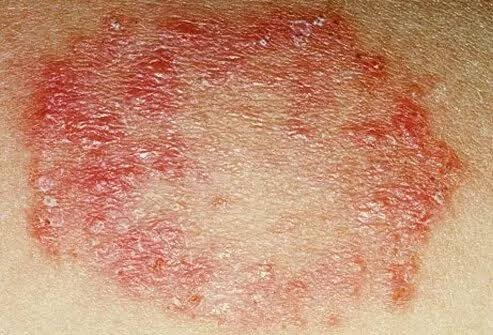
#> input picture backend/uploads/11/144e839b543644e087425cde17fff25d.jpg, 493 x 335 px
$ python check_photo.py uploads/11/144e839b543644e087425cde17fff25d.jpg
#> lines starting #> are read from the running program, lines starting #| are printed output that depends on the picture
### backend/image_quality.py
"""Photo checks for the screening upload: is it a real image, is it sharp, is it
well lit, is it big enough? Also re-saves the photo as a clean JPEG, which removes
hidden metadata such as the GPS location a phone writes into a picture.

Needs: Pillow, numpy.

The thresholds are starting values. Skin photos are smooth, so tune them with a few
of your own sharp and blurry phone photos:  python check_photo.py photo.jpg
"""
import hashlib
import io
import os
from dataclasses import dataclass

import numpy as np
from PIL import Image, ImageOps, UnidentifiedImageError

Image.MAX_IMAGE_PIXELS = 40_000_000          # refuse "decompression bomb" images

MAX_BYTES = 8 * 1024 * 1024                  # 8 MB upload limit
MIN_SIDE = 300                               # pixels, shorter side
MAX_SIDE = 2048                              # stored photos are shrunk to this
ALLOWED_FORMATS = {"JPEG", "PNG", "WEBP"}

BLUR_MIN = float(os.environ.get("BLUR_MIN", "30"))       # sharpness below this = blurry
DARK_MAX = float(os.environ.get("DARK_MAX", "45"))       # average brightness (0-255) below = too dark
BRIGHT_MIN = float(os.environ.get("BRIGHT_MIN", "225"))  # above = too bright


class BadImage(ValueError):
    """The upload is not a usable image."""


@dataclass
class Quality:
    ok: bool
    issue: str | None       # blurry | too_dark | too_bright | too_small | None
    score: float            # sharpness (variance of the Laplacian)
    brightness: float       # 0-255
    width: int
    height: int


def load(data: bytes) -> Image.Image:
    """Open the bytes as an image, or raise BadImage. The file type is decided by
    Pillow from the content, never from the file name or the Content-Type header."""
    if not data:
        raise BadImage("No photo received.")
    if len(data) > MAX_BYTES:
        raise BadImage("Photo is too large (maximum 8 MB).")
    try:
        probe = Image.open(io.BytesIO(data))
#> probe is the input picture: PIL image 493x335 RGB; mean R, G, B 197.1, 142.9, 114.4
        if probe.format not in ALLOWED_FORMATS:
            raise BadImage("Please use a JPEG, PNG or WebP photo.")
        probe.verify()                                   # detects truncated/corrupt files
        img = Image.open(io.BytesIO(data))               # verify() invalidates the first handle
        img = ImageOps.exif_transpose(img)               # respect phone rotation
        img.load()
        return img.convert("RGB")
    except BadImage:
        raise
    except (UnidentifiedImageError, Image.DecompressionBombError, OSError, SyntaxError, ValueError):
        raise BadImage("That file is not a valid photo.")


def analyze(img: Image.Image) -> Quality:
    w, h = img.size
#> w = 493; h = 335
    gray_img = img.convert("L")
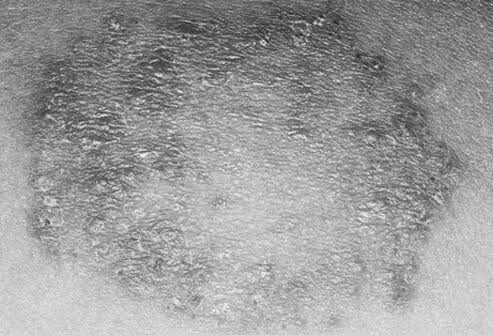
#> gray_img: PIL image 493x335 L; min 28, max 244, mean 155.9
    gray_img.thumbnail((800, 800), Image.LANCZOS)        # same scale for every phone
    g = np.asarray(gray_img, dtype=np.float64)

    brightness = float(g.mean())
#> brightness = 155.9
    if g.shape[0] < 3 or g.shape[1] < 3:
        score = 0.0
    else:
        lap = (-4.0 * g[1:-1, 1:-1] + g[:-2, 1:-1] + g[2:, 1:-1] + g[1:-1, :-2] + g[1:-1, 2:])
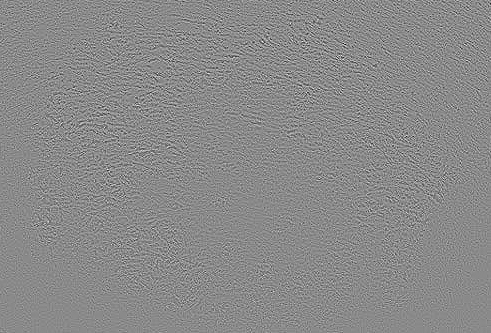
#> lap: shape (333, 491) float64; min -337, max 285, mean 0; drawn with min black and max white
        score = float(lap.var())
#> score = 2507.4

    issue = None
    if min(w, h) < MIN_SIDE:
        issue = "too_small"
    elif brightness < DARK_MAX:
        issue = "too_dark"
    elif brightness > BRIGHT_MIN:
        issue = "too_bright"
    elif score < BLUR_MIN:
        issue = "blurry"
    return Quality(ok=issue is None, issue=issue, score=score, brightness=brightness, width=w, height=h)


# [8 lines left out: function to_clean_jpeg, not called in this run]

### backend/check_photo.py
"""Print the quality numbers of a photo, to tune the thresholds in image_quality.py.

    python check_photo.py my_sharp_photo.jpg my_blurry_photo.jpg
"""
import sys

import image_quality as iq


def main() -> None:
    if len(sys.argv) < 2:
        sys.exit("Usage: python check_photo.py photo1.jpg [photo2.jpg ...]")
    print(f"limits: sharpness >= {iq.BLUR_MIN}, brightness {iq.DARK_MAX}-{iq.BRIGHT_MIN}, shorter side >= {iq.MIN_SIDE}px\n")
    for path in sys.argv[1:]:
        with open(path, "rb") as f:
            try:
                q = iq.analyze(iq.load(f.read()))
            except iq.BadImage as e:
                print(f"{path}: {e}")
                continue
        verdict = "OK" if q.ok else f"POOR ({q.issue})"
#> verdict = 'OK'
        print(f"{path}: {verdict}  sharpness={q.score:.1f}  brightness={q.brightness:.0f}  size={q.width}x{q.height}")
#| uploads/11/144e839b543644e087425cde17fff25d.jpg: OK  sharpness=2507.4  brightness=156  size=493x335


if __name__ == "__main__":
    main()

$ run again, on backend/uploads/11/e8f3e0c665c4407f84419f3c80918c3d.jpg
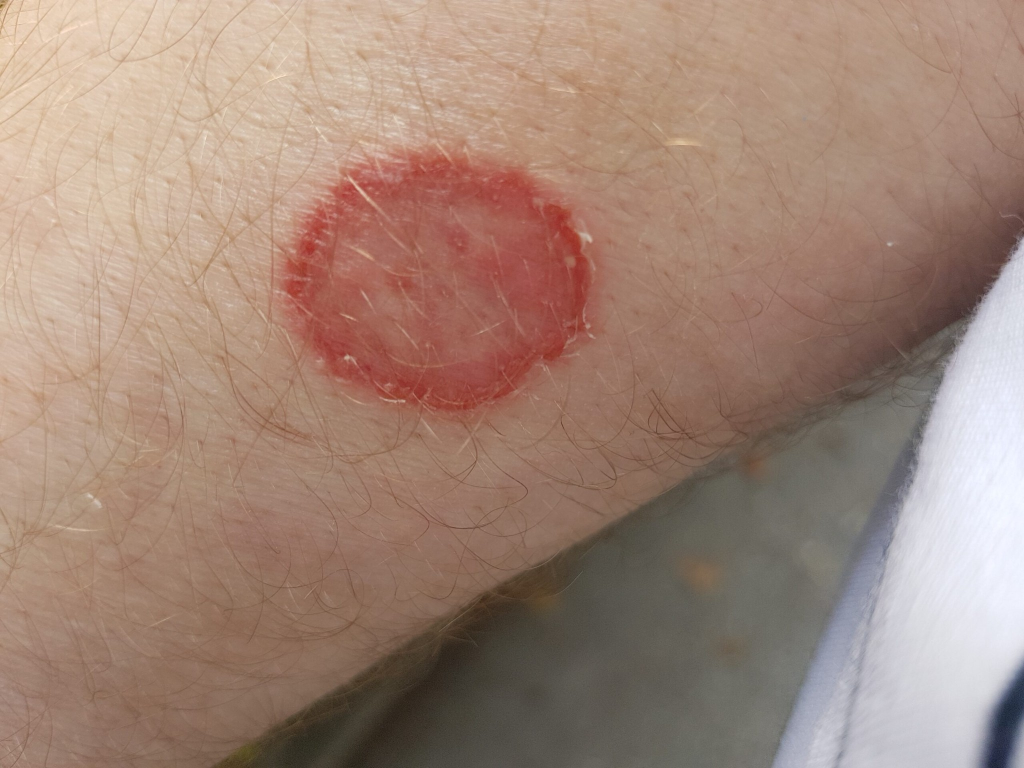
#> input picture backend/uploads/11/e8f3e0c665c4407f84419f3c80918c3d.jpg, 2048 x 1536 px (shown at 1/2 size)
#> in load, probe is the input picture: PIL image 2048x1536 RGB; mean R, G, B 160.9, 133.9, 119.8
#> w = 2048; h = 1536
#> in analyze, `gray_img.thumbnail((800, 800), Image.LANCZOS)`:
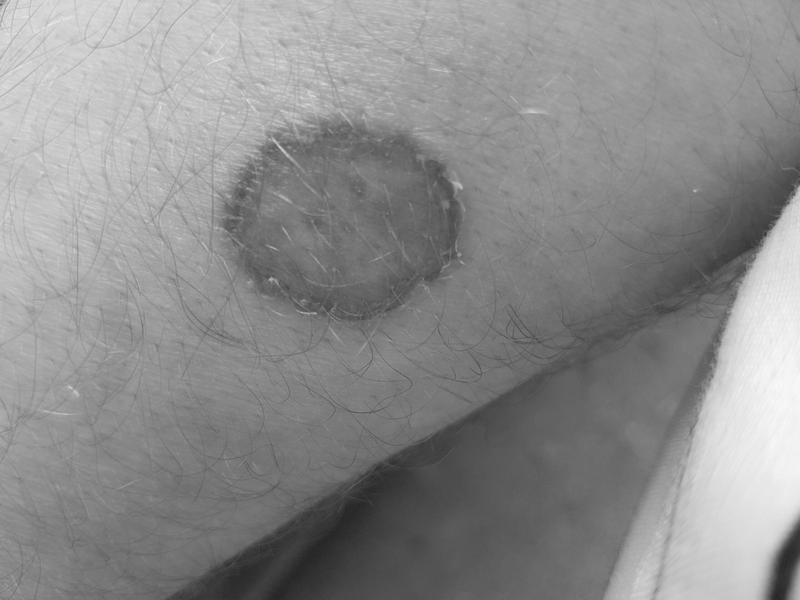
#> gray_img: PIL image 800x600 L; min 35, max 249, mean 140.4
#> brightness = 140.4
#> in analyze, `lap = (-4.0 * g[1:-1, 1:-1] + g[:-2, 1:-1] + g[2:, 1:-1] + g[1:-1, :-2..`:
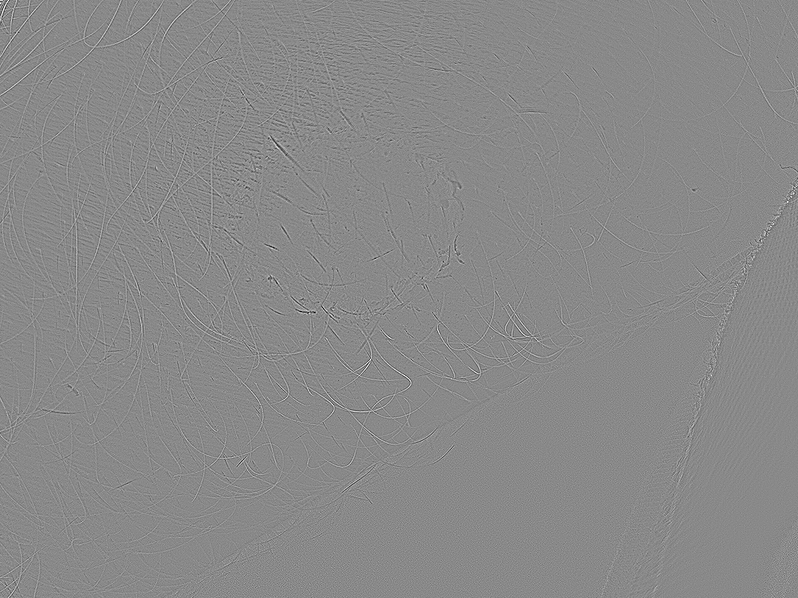
#> lap: shape (598, 798) float64; min -138, max 118, mean 0; drawn with min black and max white
#> score = 86.35
#> verdict = 'OK'
#| uploads/11/e8f3e0c665c4407f84419f3c80918c3d.jpg: OK  sharpness=86.3  brightness=140  size=2048x1536
